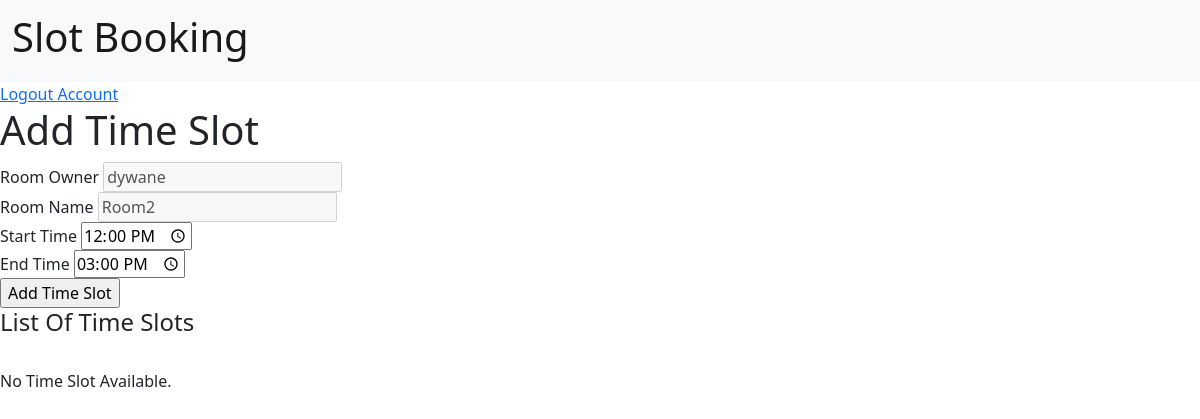
The page /manager/create-room/time-slot/7a23efe6f6e944eca6524c393445fd59/ (signed in) on the database as committed earlier.
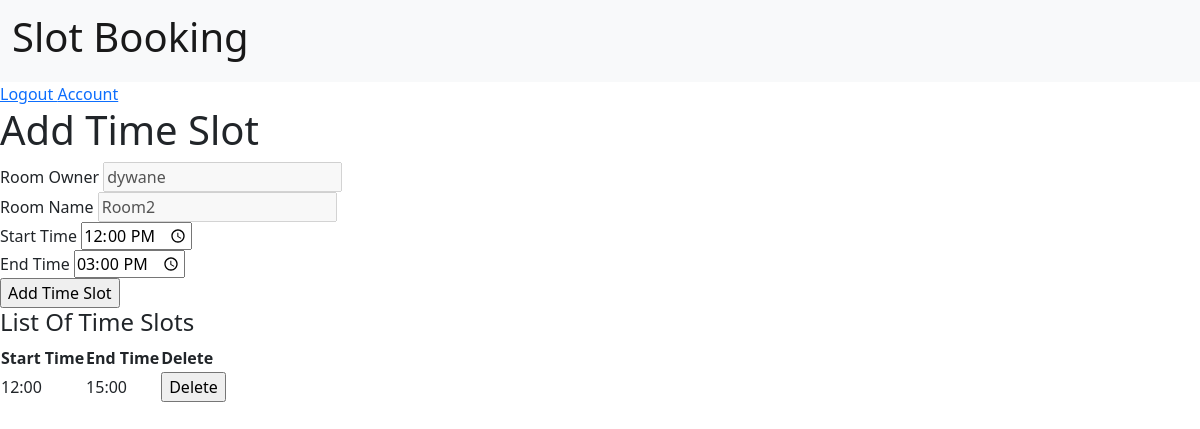
The same page on the database as committed later.
### manager/models.py (models this page shows, shortened)
class TimeSlot(models.Model):
    id = models.UUIDField(primary_key=True, default=uuid.uuid4, editable=False)
    room_id = models.ForeignKey(Rooms, on_delete=models.CASCADE)
    slot_owner = models.ForeignKey(CustomUser, on_delete=models.CASCADE)
    start_time = models.TimeField(null=False)
    end_time = models.TimeField(null=False)
    class Meta:
        unique_together = ('room_id','start_time','end_time')

### manager/decorators.py (the view)
        def wrap(request,*args,**kwargs):
            if request.user.is_manager:
                return view_func(request,*args,**kwargs)
            else:
                raise PermissionDenied

### manager/forms.py
class TimeSlotForm(ModelForm):
    class Meta:
        model = TimeSlot
        fields = ('start_time', 'end_time',)

### manager/models.py (called while the page is built)
    def __str__(self):
        return self.room_name

### manager/views.py (called while the page is built, shortened)
@login_required
@role_required(allowed=['manager'])
def addTimeSlot(request,pk):
    user = request.user
    form = TimeSlotForm()
    room_name = Rooms.objects.get(id=pk)
    ts = TimeSlot.objects.filter(slot_owner=request.user,
                                  room_id=Rooms.objects.get(id=pk))
    context={'form':form , 'ts':ts,'room_name':room_name}
    return render(request,'manager/add_time_slot.html',context)

### manager/templates/manager/add_time_slot.html (shortened to what this page needs)
{% extends 'basic.html' %}
{%block content%}
<div>
    <h1>Add Time Slot</h1>
    <div>
        <form method="POST" action="">
            <div><label>Room Owner </label>
                <input type="text" name="room_owner" value="{{user.username}}" disabled/></div>
            <div><label>Room Name </label>
                <input type="text" name="room_name" value="{{room_name}}" disabled/></div>
            <div><label>Start Time</label>
                <input type="time" name="start_time" value="12:00" required/></div>
            <div><label>End Time</label>
                <input type="time" name="end_time" value="15:00" required/></div>
            <input type="submit" value="Add Time Slot"> </input>
        </form>
    </div>
    <h4> List Of Time Slots </h4>
    {% if ts %}
    <table>
        <thread>
            <tr>
                <th>Start Time</th>
                <th>End Time</th>
                <th>Delete</th>
              </tr>
        </thread>
        <tbody>
        {% for x in ts %}
            <tr>
                <td>{{x.start_time | time:'H:i'}}</td>
                <td>{{x.end_time | time:'H:i'}}</td>
                <td>
                    <form action="{% url 'delete_slot' x.room_id.id x.id %}" method="POST">
                        <input type="submit" value="Delete">
                    </form>
                </td>
            </tr>
        {% endfor %}
        </tbody>
        </table>
    {% else %}
        <br>
            <p>No Time Slot Available.</p>
    {% endif %}
</div>
{%endblock content%}

Rows that differ between the two databases and show on the page:
added TimeSlot: start_time "12:00", end_time "15:00"
Other text that changed with them:
text no longer shown: "No Time Slot Available."
text now shown: "Start Time End Time Delete"
